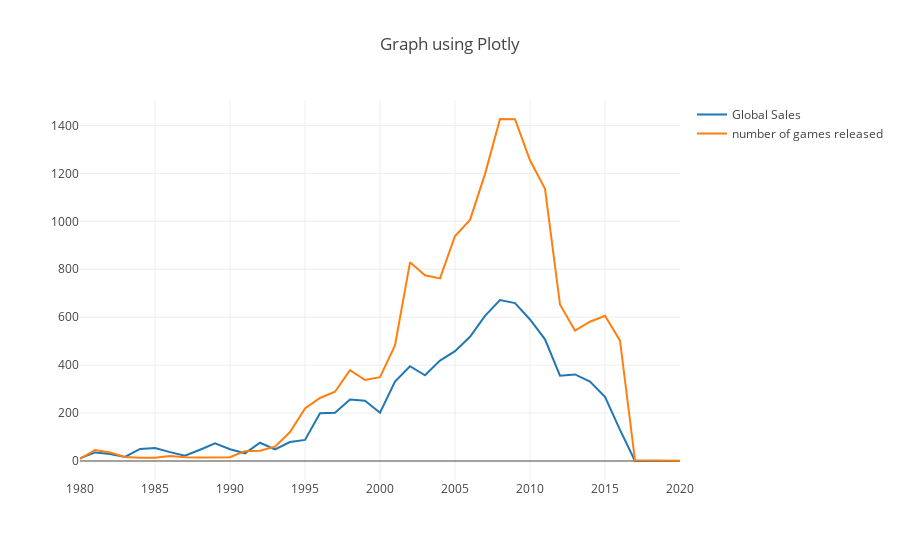

Here is the notebook cell this chart was saved with:
### Code cell
from plotly.offline import download_plotlyjs, init_notebook_mode, plot,iplot
init_notebook_mode(connected=True)

trace0 = go.Scatter(x=years_df.index, y=years_df['Global_Sales'],name ='Global Sales')
trace1 = go.Scatter(x=years_df.index, y=years_df['Number_of_Games'],name = 'number of games released')
data = [trace0,trace1]

#Title

layout={'title':'Graph using Plotly'}
fig = go.Figure(data=data, layout=layout)
iplot(fig, show_link=False)

### Figure 1 — Plotly figure (JSON) as saved in the notebook; plotly's stock layout.template omitted (floating-point values rounded to 4 significant figures)
{"data": [{"name": "Global Sales", "type": "scatter", "uid": "dd642c24-bf0a-11e8-b655-f82819c299ee", "x": [1980, 1981, 1982, 1983, 1984, 1985, 1986, 1987, 1988, 1989, 1990, 1991, 1992, 1993, 1994, 1995, 1996, 1997, 1998, 1999, 2000, 2001, 2002, 2003, 2004, 2005, 2006, 2007, 2008, 2009, 2010, 2011, 2012, 2013, 2014, 2015, 2016, 2017, 2020], "y": [11.38, 35.77, 28.86, 16.79, 50.36, 53.94, 37.07, 21.74, 47.22, 73.45, 49.39, 32.23, 76.17, 48.4, 79.18, 88.11, 199.1, 201.0, 256.4, 251.3, 201.6, 331.5, 395.5, 357.8, 419.0, 458.3, 518.2, 605.4, 671.8, 658.9, 590.6, 507.8, 355.8, 361.2, 331.5, 268.0, 130.1, 0.06, 0.29]}, {"name": "number of games released", "type": "scatter", "uid": "dd642c25-bf0a-11e8-a2b2-f82819c299ee", "x": [1980, 1981, 1982, 1983, 1984, 1985, 1986, 1987, 1988, 1989, 1990, 1991, 1992, 1993, 1994, 1995, 1996, 1997, 1998, 1999, 2000, 2001, 2002, 2003, 2004, 2005, 2006, 2007, 2008, 2009, 2010, 2011, 2012, 2013, 2014, 2015, 2016, 2017, 2020], "y": [9, 46, 36, 17, 14, 14, 21, 16, 15, 17, 16, 41, 43, 60, 121, 219, 263, 289, 379, 338, 350, 482, 829, 775, 762, 939, 1006, 1197, 1427, 1426, 1255, 1136, 653, 544, 581, 606, 502, 3, 1]}], "layout": {"title": "Graph using Plotly"}}
